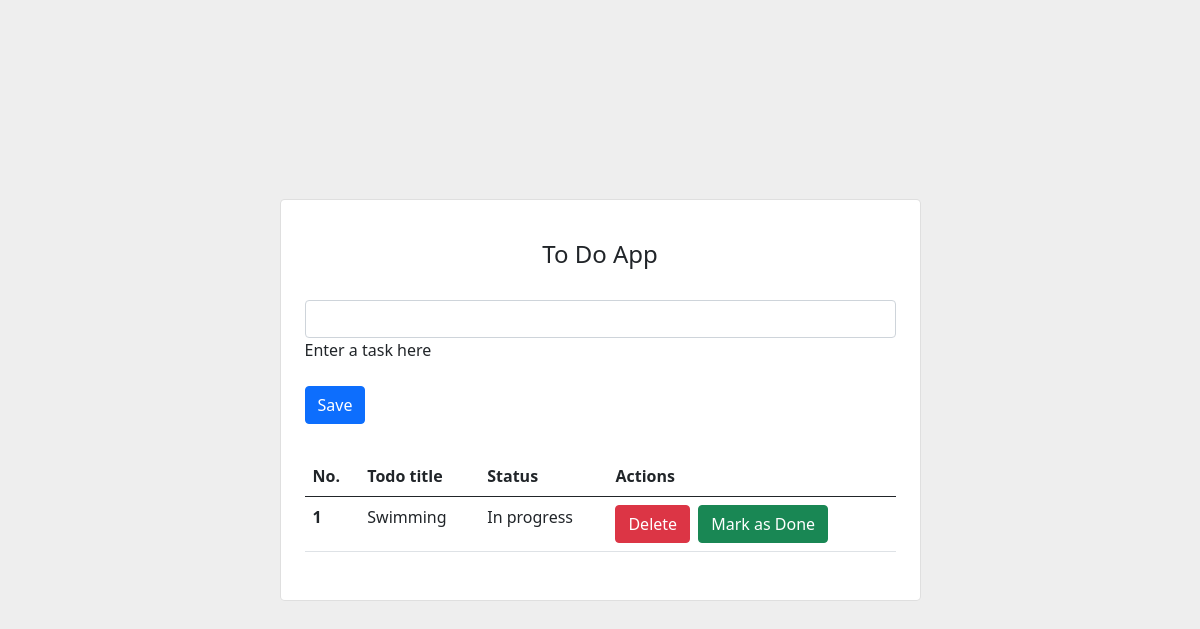
The app's page / (signed in), older data.
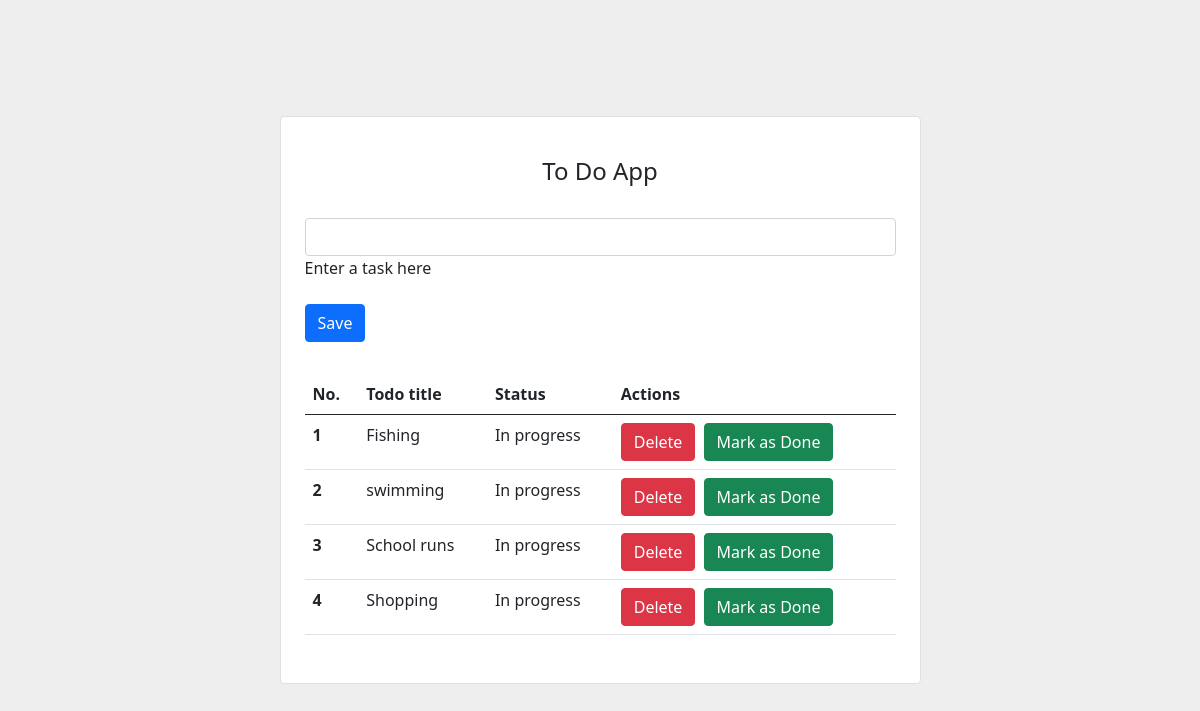
The same page, newer data.
### todoapp/models.py (models this page shows, shortened)
class Todo(models.Model):
    title = models.CharField(max_length=255)
    completed = models.BooleanField(default=False)
    created = models.DateTimeField(auto_now=True)
    due_date = models.DateTimeField(blank=True, null = True)
    created_by = models.ForeignKey(User,related_name='created_tasks', on_delete =models.SET_NULL, null=True, blank= True )
    assing_to = models.ForeignKey(User,related_name='assigned_tasks', on_delete =models.SET_NULL, null=True, blank= True )

### todoapp/views.py (the view)
# urls.py: path('', views.todo_list, name='todo_list'),
@login_required
def todo_list(request):
    todos = Todo.objects.all()  # Fetch all tasks
    return render(request, 'index.html', {'todos': todos})

### todoapp/templates/index.html (shortened to what this page needs)
<!doctype html>
<html lang="en">
  <head>
    <link href="https://cdn.jsdelivr.net/npm/bootstrap@5.0.2/dist/css/bootstrap.min.css" rel="stylesheet">
  </head>
  <body>
    <section class="vh-100" style="background-color: #eee;">
        <div class="container py-5 h-100">
          <div class="row d-flex justify-content-center align-items-center h-100">
            <div class="col col-lg-9 col-xl-7">
              <div class="card rounded-3">
                <div class="card-body p-4">
                  <h4 class="text-center my-3 pb-3">To Do App</h4>
                  <form action="{% url 'todoapp:create_todo' %}" method="POST"  class="row row-cols-lg-auto g-3 justify-content-center align-items-center mb-4 pb-2">
                    <div class="col-12">
                      <div data-mdb-input-init class="form-outline">
                        <input type="text" id="form1" name="title" class="form-control" />
                        <label class="form-label" for="form1">Enter a task here</label>
                      </div>
                    </div>
                    <div class="col-12">
                      <button type="submit" class="btn btn-primary">Save</button>
                    </div>
                  </form>
                  <table class="table mb-4">
                    <thead>
                      <tr>
                        <th scope="col">No.</th>
                        <th scope="col">Todo title</th>
                        <th scope="col">Status</th>
                        <th scope="col">Actions</th>
                      </tr>
                    </thead>
                    <tbody>
                      {% for todo in todos %}
                      <tr>
                        <th scope="row">{{ forloop.counter }}</th>
                        <td>{{ todo.title }}</td>
                        <td>{{ todo.completed|yesno:"Completed,In progress" }}</td>
                        <td>
                          <form action="{% url 'todoapp:delete_todo' todo.id %}" method="POST" style="display:inline;">
                            <button type="submit" class="btn btn-danger">Delete</button>
                          </form>
                          {% if not todo.completed %}
                          <form action="{% url 'todoapp:update_todo' todo.id %}" method="POST" style="display:inline;">
                            <button type="submit" class="btn btn-success ms-1">Mark as Done</button>
                          </form>
                          {% endif %}
                        </td>
                      </tr>
                      {% endfor %}
                    </tbody>
                  </table>
                </div>
              </div>
            </div>
          </div>
        </div>
      </section>
  </body>
</html>

Row changes from the older to the newer data that the page shows:
removed Todo: title "Swimming", completed "In progress", shows "Mark as Done"
added Todo: title "Fishing", completed "In progress", shows "Mark as Done"
added Todo: title "swimming", completed "In progress", shows "Mark as Done"
added Todo: title "School runs", completed "In progress", shows "Mark as Done"
added Todo: title "Shopping", completed "In progress", shows "Mark as Done"
